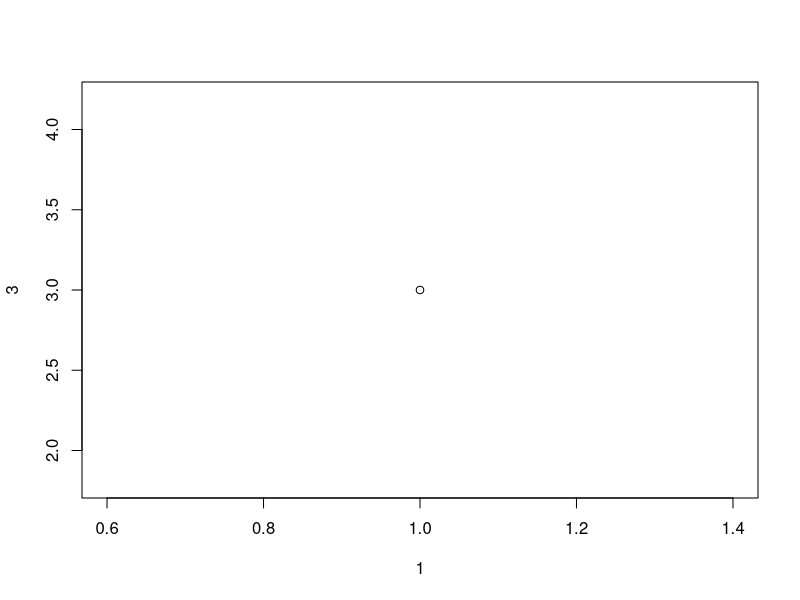
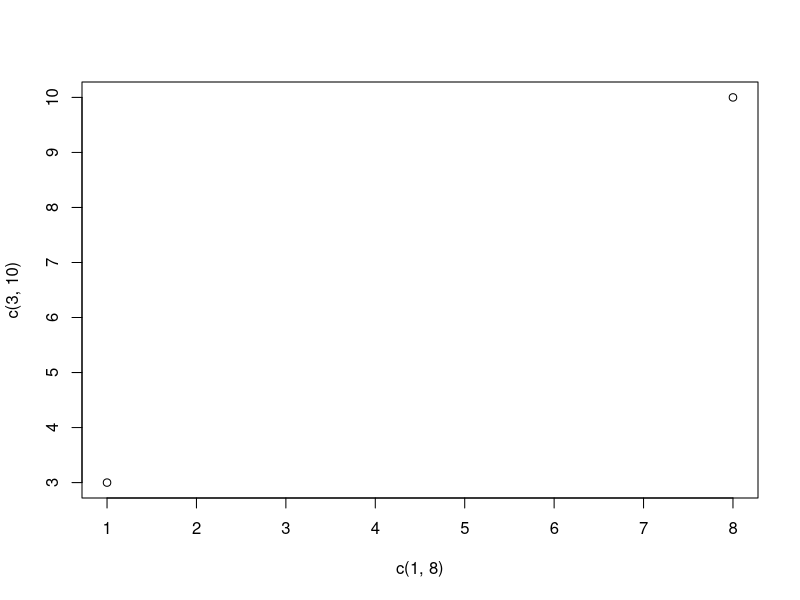
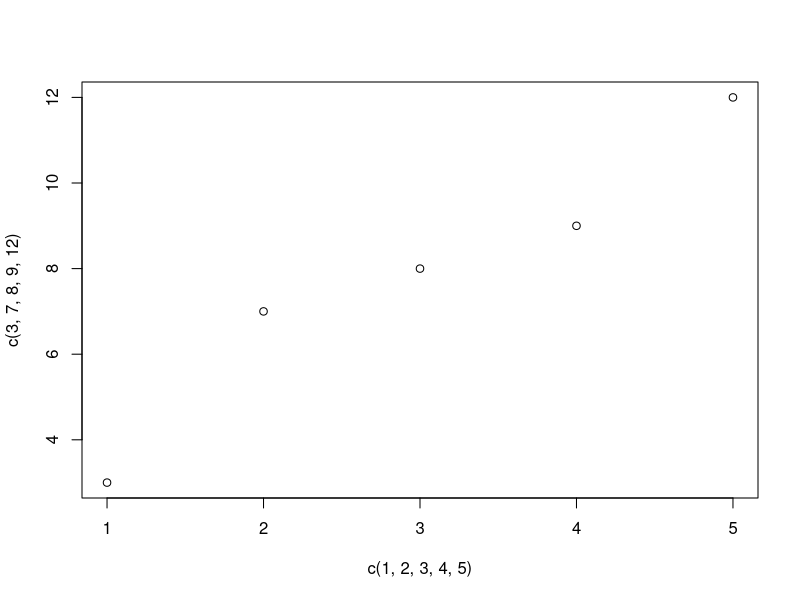
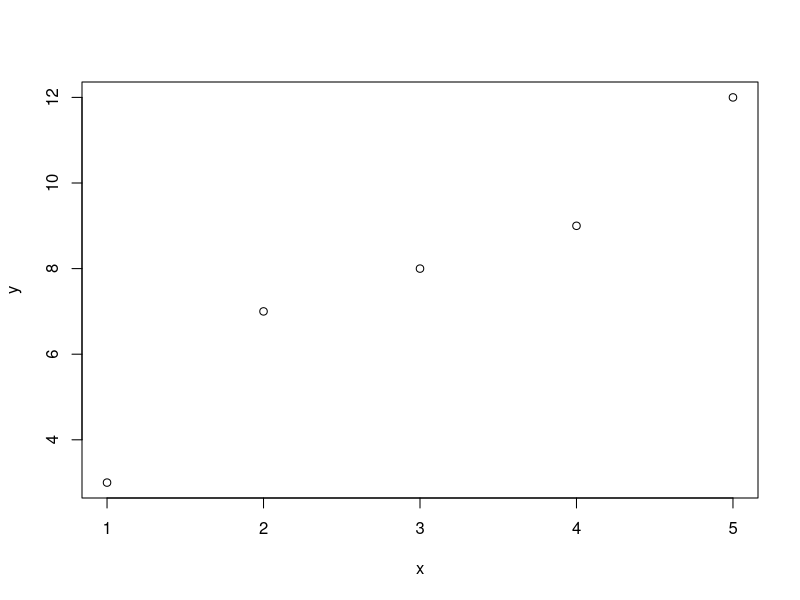
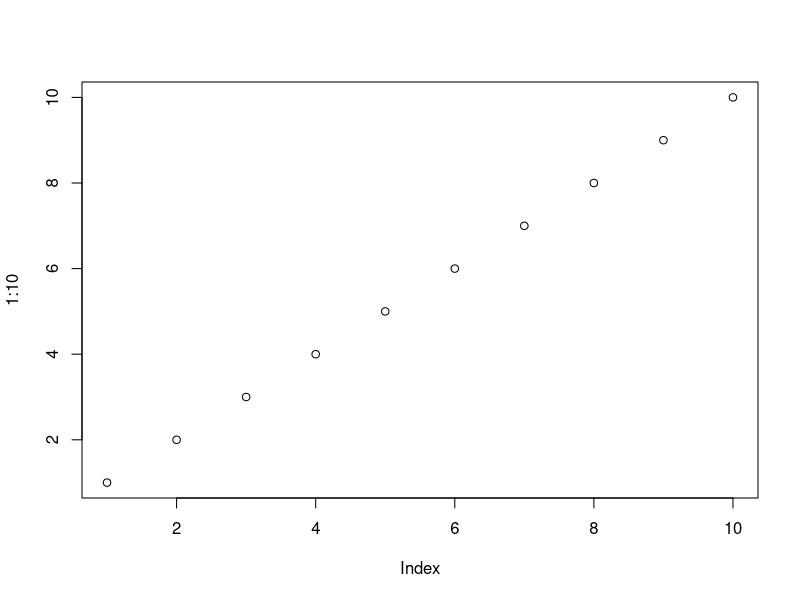
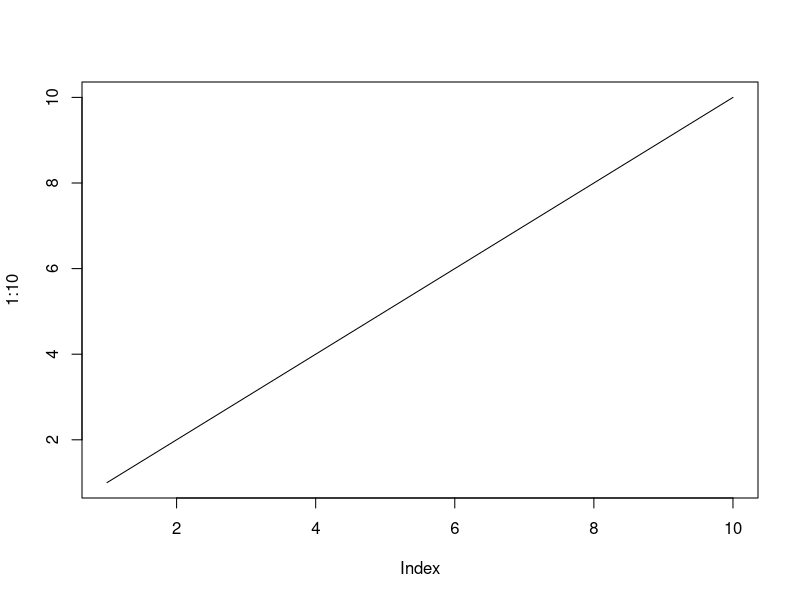
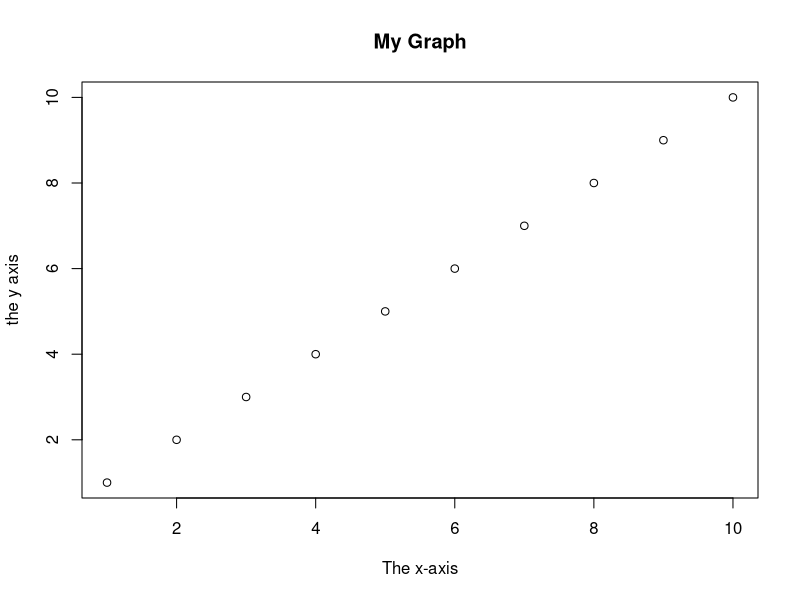
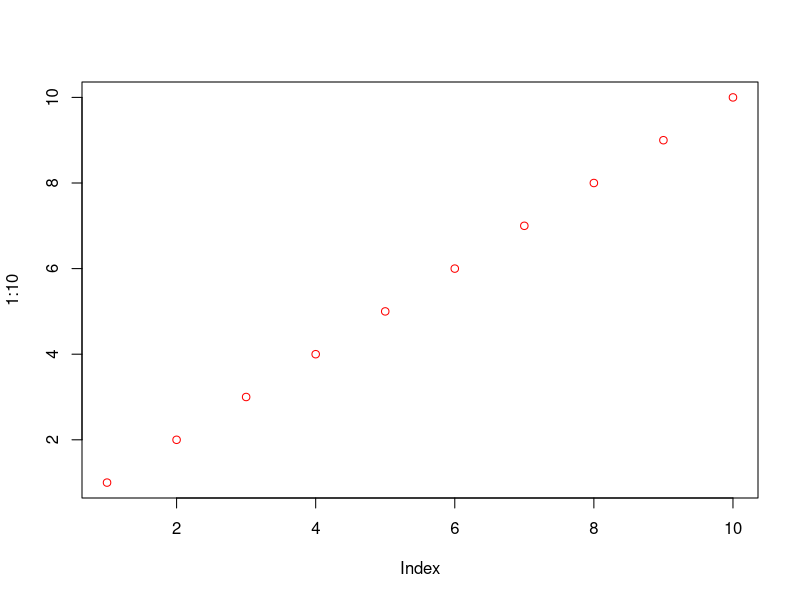

Here is the R script that generated these plots, in order:
#Plot
plot(1,3)

plot(c(1,8),c(3,10))


plot(c(1,2,3,4,5), c(3,7,8,9,12))


x <- c(1,2,3,4,5)
y <- c(3,7,8,9,12)

plot(x,y)


plot(1:10)

plot(1:10,type="l")

plot(1:10,main="My Graph",xlab="The x-axis",ylab="the y axis")

plot(1:10,col='red')

plot(1:10,cex=2)

plot(1:10,pch=25,cex=2)


plot(1:10, type="l",col="blue")

plot(1:10,type="l",col="red",lwd=2)


#Line Styles
plot(1:10,type="l",lwd=5,lty=3)



line1 <- c(1,2,3,4,5,10)
line2 <- c(2,5,7,8,10)

plot(line1,type="l",col="blue")
lines(line2,type="l",col="red")




#Scatter plot
x <- c(5,7,8,7,2,2,9,4,11,12,9,6)
y <- c(99,86,87,88,111,103,87,94,78,77,85,86)

plot(x, y)
